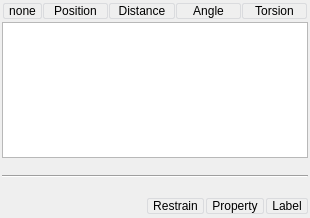
<?xml version="1.0" encoding="UTF-8"?>
<ui version="4.0">
 <class>GeometryWorkPanel</class>
 <widget class="QWidget" name="GeometryWorkPanel">
  <property name="geometry">
   <rect>
    <x>0</x>
    <y>0</y>
    <width>310</width>
    <height>218</height>
   </rect>
  </property>
  <property name="windowTitle">
   <string>Geometry</string>
  </property>
  <property name="windowIcon">
   <iconset>
    <normaloff>:/images/StandardWorkPanels/geom_measure.png</normaloff>:/images/StandardWorkPanels/geom_measure.png</iconset>
  </property>
  <property name="styleSheet">
   <string notr="true"> QPushButton {
     border: 1px solid #dadbde;
     background-color: qlineargradient(x1: 0, y1: 0, x2: 0, y2: 1,
                                       stop: 0 #dadbde, stop: 1 #f6f7fa);
     border-radius: 2px;
     padding-right: 5px;
     padding-left: 5px;
     padding-top: 0.3em;
     padding-bottom: 0.3em;
 }

 QPushButton:pressed {
     border: 2px solid #777777;
 }

 QPushButton:checked {
     border: 2px solid #777777;
 }</string>
  </property>
  <layout class="QVBoxLayout" name="verticalLayout">
   <property name="spacing">
    <number>2</number>
   </property>
   <property name="margin">
    <number>2</number>
   </property>
   <item>
    <widget class="QFrame" name="frame">
     <property name="sizePolicy">
      <sizepolicy hsizetype="Preferred" vsizetype="Maximum">
       <horstretch>0</horstretch>
       <verstretch>0</verstretch>
      </sizepolicy>
     </property>
     <property name="frameShape">
      <enum>QFrame::NoFrame</enum>
     </property>
     <property name="frameShadow">
      <enum>QFrame::Raised</enum>
     </property>
     <layout class="QHBoxLayout">
      <property name="spacing">
       <number>1</number>
      </property>
      <property name="margin">
       <number>1</number>
      </property>
      <item>
       <widget class="QPushButton" name="PBNone">
        <property name="focusPolicy">
         <enum>Qt::NoFocus</enum>
        </property>
        <property name="text">
         <string>none</string>
        </property>
        <property name="checkable">
         <bool>true</bool>
        </property>
       </widget>
      </item>
      <item>
       <widget class="QPushButton" name="PBPosition">
        <property name="sizePolicy">
         <sizepolicy hsizetype="MinimumExpanding" vsizetype="Fixed">
          <horstretch>0</horstretch>
          <verstretch>0</verstretch>
         </sizepolicy>
        </property>
        <property name="focusPolicy">
         <enum>Qt::NoFocus</enum>
        </property>
        <property name="text">
         <string>Position</string>
        </property>
        <property name="checkable">
         <bool>true</bool>
        </property>
        <property name="checked">
         <bool>false</bool>
        </property>
        <property name="autoExclusive">
         <bool>false</bool>
        </property>
        <property name="flat">
         <bool>true</bool>
        </property>
       </widget>
      </item>
      <item>
       <widget class="QPushButton" name="PBDistance">
        <property name="sizePolicy">
         <sizepolicy hsizetype="MinimumExpanding" vsizetype="Fixed">
          <horstretch>0</horstretch>
          <verstretch>0</verstretch>
         </sizepolicy>
        </property>
        <property name="focusPolicy">
         <enum>Qt::NoFocus</enum>
        </property>
        <property name="text">
         <string>Distance</string>
        </property>
        <property name="checkable">
         <bool>true</bool>
        </property>
        <property name="checked">
         <bool>false</bool>
        </property>
        <property name="autoExclusive">
         <bool>false</bool>
        </property>
        <property name="flat">
         <bool>true</bool>
        </property>
       </widget>
      </item>
      <item>
       <widget class="QPushButton" name="PBAngle">
        <property name="sizePolicy">
         <sizepolicy hsizetype="MinimumExpanding" vsizetype="Fixed">
          <horstretch>0</horstretch>
          <verstretch>0</verstretch>
         </sizepolicy>
        </property>
        <property name="focusPolicy">
         <enum>Qt::NoFocus</enum>
        </property>
        <property name="text">
         <string>Angle</string>
        </property>
        <property name="checkable">
         <bool>true</bool>
        </property>
        <property name="checked">
         <bool>false</bool>
        </property>
        <property name="autoExclusive">
         <bool>false</bool>
        </property>
        <property name="flat">
         <bool>true</bool>
        </property>
       </widget>
      </item>
      <item>
       <widget class="QPushButton" name="PBTorsion">
        <property name="sizePolicy">
         <sizepolicy hsizetype="MinimumExpanding" vsizetype="Fixed">
          <horstretch>0</horstretch>
          <verstretch>0</verstretch>
         </sizepolicy>
        </property>
        <property name="focusPolicy">
         <enum>Qt::NoFocus</enum>
        </property>
        <property name="text">
         <string>Torsion</string>
        </property>
        <property name="checkable">
         <bool>true</bool>
        </property>
        <property name="checked">
         <bool>false</bool>
        </property>
        <property name="autoExclusive">
         <bool>false</bool>
        </property>
        <property name="flat">
         <bool>true</bool>
        </property>
       </widget>
      </item>
     </layout>
    </widget>
   </item>
   <item>
    <widget class="QTreeView" name="listView">
     <property name="sizePolicy">
      <sizepolicy hsizetype="Preferred" vsizetype="Expanding">
       <horstretch>0</horstretch>
       <verstretch>0</verstretch>
      </sizepolicy>
     </property>
     <property name="focusPolicy">
      <enum>Qt::NoFocus</enum>
     </property>
     <property name="rootIsDecorated">
      <bool>false</bool>
     </property>
     <property name="itemsExpandable">
      <bool>false</bool>
     </property>
    </widget>
   </item>
   <item>
    <widget class="QStackedWidget" name="stackedWidget">
     <property name="sizePolicy">
      <sizepolicy hsizetype="Preferred" vsizetype="Maximum">
       <horstretch>0</horstretch>
       <verstretch>0</verstretch>
      </sizepolicy>
     </property>
     <property name="currentIndex">
      <number>0</number>
     </property>
     <widget class="QWidget" name="page_0">
      <layout class="QHBoxLayout" name="horizontalLayout_4">
       <property name="margin">
        <number>0</number>
       </property>
       <item>
        <widget class="QFrame" name="frame_2">
         <property name="frameShape">
          <enum>QFrame::HLine</enum>
         </property>
         <property name="frameShadow">
          <enum>QFrame::Sunken</enum>
         </property>
        </widget>
       </item>
      </layout>
     </widget>
     <widget class="QWidget" name="page_2">
      <layout class="QHBoxLayout" name="horizontalLayout_3">
       <item>
        <widget class="QLabel" name="label_2">
         <property name="sizePolicy">
          <sizepolicy hsizetype="Maximum" vsizetype="Maximum">
           <horstretch>0</horstretch>
           <verstretch>0</verstretch>
          </sizepolicy>
         </property>
         <property name="text">
          <string>X:  </string>
         </property>
        </widget>
       </item>
       <item>
        <widget class="QQuantityLineEdit" name="positionXLE">
         <property name="frame">
          <bool>false</bool>
         </property>
         <property name="alignment">
          <set>Qt::AlignRight|Qt::AlignTrailing|Qt::AlignVCenter</set>
         </property>
         <property name="readOnly">
          <bool>true</bool>
         </property>
        </widget>
       </item>
       <item>
        <widget class="QLabel" name="label_3">
         <property name="sizePolicy">
          <sizepolicy hsizetype="Maximum" vsizetype="Maximum">
           <horstretch>0</horstretch>
           <verstretch>0</verstretch>
          </sizepolicy>
         </property>
         <property name="text">
          <string>Y:</string>
         </property>
        </widget>
       </item>
       <item>
        <widget class="QQuantityLineEdit" name="positionYLE">
         <property name="frame">
          <bool>false</bool>
         </property>
         <property name="alignment">
          <set>Qt::AlignRight|Qt::AlignTrailing|Qt::AlignVCenter</set>
         </property>
         <property name="readOnly">
          <bool>true</bool>
         </property>
        </widget>
       </item>
       <item>
        <widget class="QLabel" name="label_4">
         <property name="sizePolicy">
          <sizepolicy hsizetype="Maximum" vsizetype="Maximum">
           <horstretch>0</horstretch>
           <verstretch>0</verstretch>
          </sizepolicy>
         </property>
         <property name="text">
          <string>Z:</string>
         </property>
        </widget>
       </item>
       <item>
        <widget class="QQuantityLineEdit" name="positionZLE">
         <property name="frame">
          <bool>false</bool>
         </property>
         <property name="alignment">
          <set>Qt::AlignRight|Qt::AlignTrailing|Qt::AlignVCenter</set>
         </property>
         <property name="readOnly">
          <bool>true</bool>
         </property>
        </widget>
       </item>
      </layout>
     </widget>
     <widget class="QWidget" name="page_1">
      <layout class="QHBoxLayout" name="horizontalLayout_2">
       <item>
        <widget class="QLabel" name="label">
         <property name="sizePolicy">
          <sizepolicy hsizetype="Maximum" vsizetype="Maximum">
           <horstretch>0</horstretch>
           <verstretch>0</verstretch>
          </sizepolicy>
         </property>
         <property name="text">
          <string>Value:  </string>
         </property>
        </widget>
       </item>
       <item>
        <widget class="QQuantityLineEdit" name="valueLE">
         <property name="frame">
          <bool>false</bool>
         </property>
         <property name="alignment">
          <set>Qt::AlignRight|Qt::AlignTrailing|Qt::AlignVCenter</set>
         </property>
         <property name="readOnly">
          <bool>true</bool>
         </property>
        </widget>
       </item>
      </layout>
     </widget>
    </widget>
   </item>
   <item>
    <layout class="QHBoxLayout" name="horizontalLayout">
     <item>
      <spacer name="horizontalSpacer">
       <property name="orientation">
        <enum>Qt::Horizontal</enum>
       </property>
       <property name="sizeHint" stdset="0">
        <size>
         <width>40</width>
         <height>20</height>
        </size>
       </property>
      </spacer>
     </item>
     <item>
      <widget class="QPushButton" name="PBRestrainDAT">
       <property name="sizePolicy">
        <sizepolicy hsizetype="Minimum" vsizetype="Maximum">
         <horstretch>0</horstretch>
         <verstretch>0</verstretch>
        </sizepolicy>
       </property>
       <property name="focusPolicy">
        <enum>Qt::NoFocus</enum>
       </property>
       <property name="toolTip">
        <string>Add restarint with current value</string>
       </property>
       <property name="text">
        <string>Restrain</string>
       </property>
      </widget>
     </item>
     <item>
      <widget class="QPushButton" name="PBPropertyDAT">
       <property name="text">
        <string>Property</string>
       </property>
      </widget>
     </item>
     <item>
      <widget class="QPushButton" name="PBLabelDAT">
       <property name="sizePolicy">
        <sizepolicy hsizetype="Minimum" vsizetype="Maximum">
         <horstretch>0</horstretch>
         <verstretch>0</verstretch>
        </sizepolicy>
       </property>
       <property name="focusPolicy">
        <enum>Qt::NoFocus</enum>
       </property>
       <property name="toolTip">
        <string>Show coresponding label</string>
       </property>
       <property name="text">
        <string>Label</string>
       </property>
      </widget>
     </item>
    </layout>
   </item>
  </layout>
 </widget>
 <customwidgets>
  <customwidget>
   <class>QQuantityLineEdit</class>
   <extends>QLineEdit</extends>
   <header>QuantityLineEdit.hpp</header>
  </customwidget>
 </customwidgets>
 <resources/>
 <connections/>
</ui>
